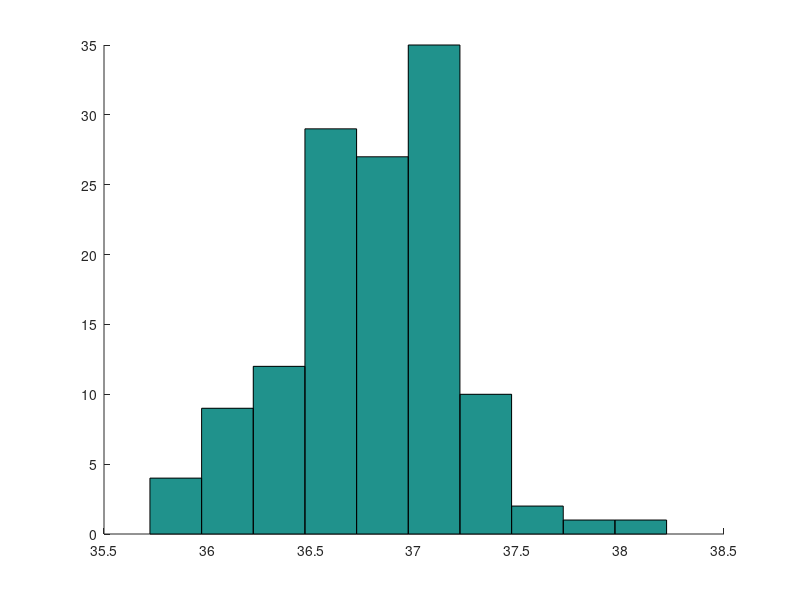
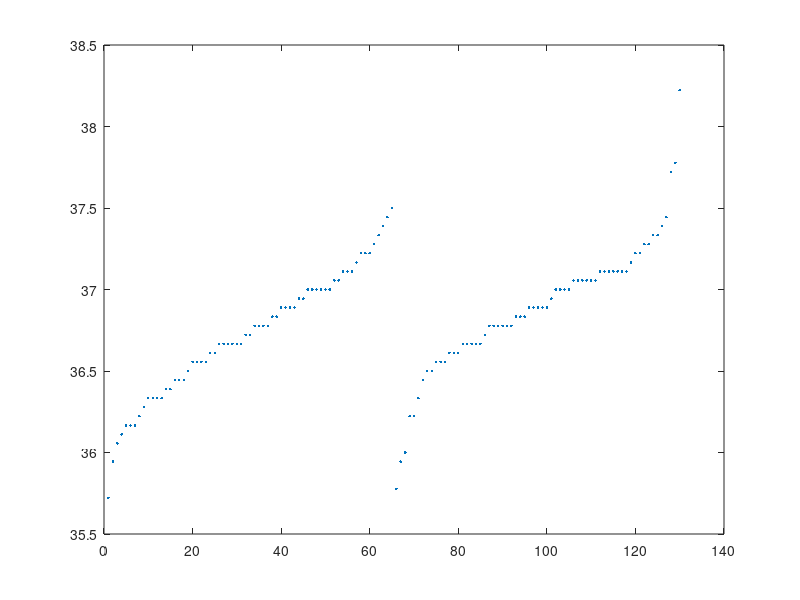
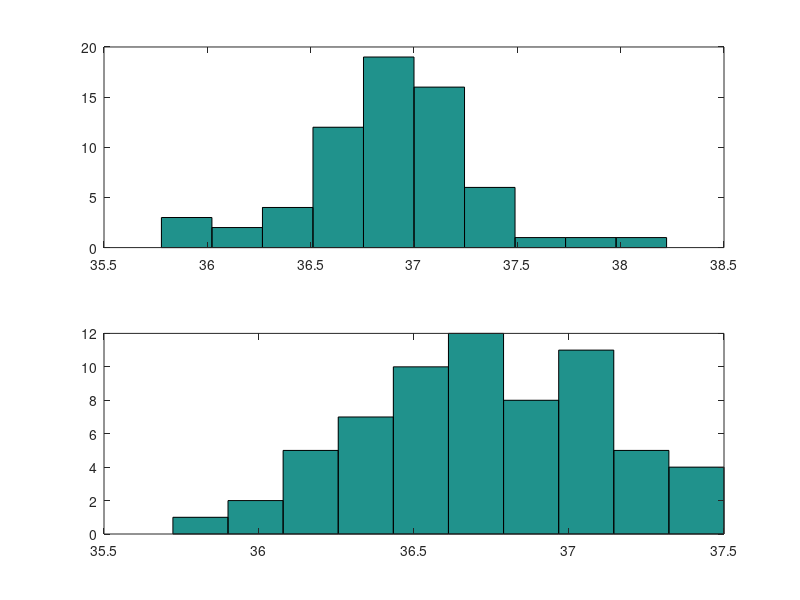
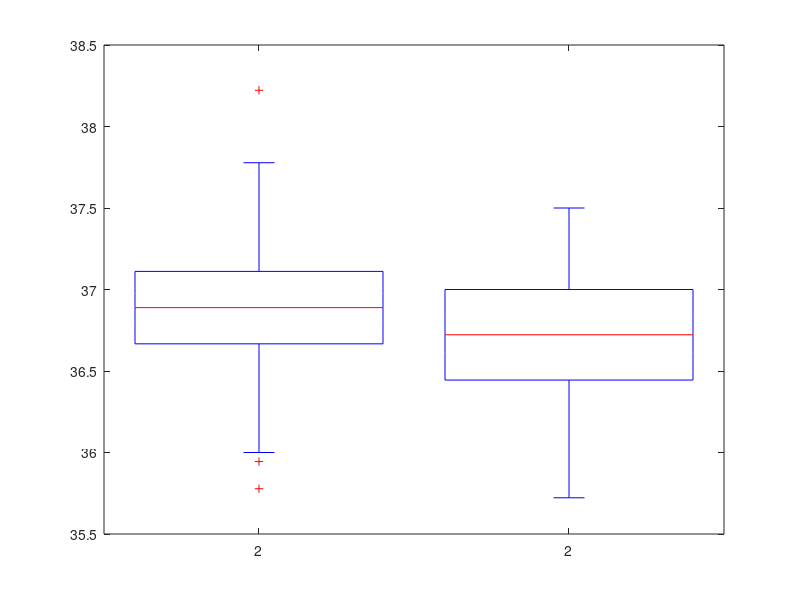

The MATLAB script that drew these images, in order: (Note: this script raises an error after producing the figures.)
%% 2.1
load kroppsTemp.mat;
% whos T; % Helt onödigt

figure(1)
hist(T(:,1));
figure()
plot(T(:,1),'.');

figure()
subplot(211)
hist(T(T(:,2)==1, 1))
subplot(212)
hist(T(T(:,2)==2, 1))
figure()
boxplot(T(:,1), T(:,2)) % Boxplot

% Sorterad data
figure(6)
plot(sort(T(:,1)), 1:size(T,1), '.r')

ratio = mean(T(:,1)<=37);
disp(['Sannolikheten att ha kroppstemp <= 37 är: ', num2str(ratio)]);

% Dessa skriver bara ut boolska arrays. Ointressant. Bättre att
% ta medel av dem
% T(:,1)
% T(:,1)<=37
% T(:,1)<=36.5
% T(:,1)<=38
disp(['Medelkroppstemperaturen är: ', num2str(mean(T(:,1)))])
disp(['Andel under 37 grader: ', num2str(mean(T(:,1)<=37))])
disp(['Andel under 36.5 grader: ', num2str(mean(T(:,1)<=36.5))])
disp(['Andel under 38 grader: ', num2str(mean(T(:,1)<=38))])
disp(['Andel under 36.8 grader: ', num2str(mean(T(:,1)<=36.8))])
disp(['Andel under 37.5 grader: ', num2str(mean(T(:,1)<=37.5))])

figure()
stairs(sort(T(:,1)),(1:size(T(:,1),1))/size(T(:,1),1))
grid on

%% 2.2

% µ
mu = mean(T(:,1));
% Standardavvikelse
sigma = std(T(:,1));

figure(1)
hist(T(:,1), 'Normalization', 'pdf') % Normalisera till area == 1
x = linspace(35.5, 38.5, 1e2); % Skapar x-vektor
hold on
plot(x, normpdf(x, mu, sigma))
hold off

figure(6)
stairs(sort(T(:,1)),(1:size(T(:,1),1))/size(T(:,1),1), '-r')
grid on
hold on
plot(x, normcdf(x,mu,sigma))
hold off

%% 2.3

data = normrnd(mu, sigma, 1, 2000); % Simulerar 2000 nya datapunkter med föregående fördelning
figure()
hist(data, 'Normalization', 'pdf');
hold on
plot(x, normpdf(x, mu, sigma))
hold off

figure()
stairs(sort(data), (1:length(data))/length(data), '.-g')
hold on
plot(x, normcdf(x, mu, sigma))
hold off
grid on

under_37 = normspec([-Inf 37], mu, sigma);
disp(['Andelen som är under 37 grader är för simuleringen: ', num2str(under_37)])

%% 2.4

x_005 = norminv(1 - 0.05, mu, sigma);
disp(['Kvantilen för 0.05 är: ', x_005])

%% 2.5

x2 = linspace(0, 10, 1000);

% Ritar ut normalfördelning för lite olika µ och sigma
figure()
plot(x2, normpdf(x2, 2, 0.5))
hold on
plot(x2, normpdf(x2,7,0.5))
plot(x2, normpdf(x2, 5, 2))
plot(x2, normpdf(x2, 5, 0.2))
hold off
xlabel('\it x')
title('Täthetsfunktioner, f(x)')
% Lägger till labels
label = 'µ=%g , σ=%g';
legend(sprintf(label, 2, 0.5), sprintf(label, 7, 0.5), sprintf(label, 5, 2), sprintf(label, 5, 0.2))

% Fördelningsfunktioner
figure()
plot(x2, normcdf(x2, 2, 0.5))
hold on
plot(x2, normcdf(x2,7,0.5))
plot(x2, normcdf(x2, 5, 2))
plot(x2, normcdf(x2, 5, 0.2))
hold off
xlabel('x')
title('Fördelningsfunktioner, F(x)')
% Lägger till labels
label = 'µ=%g , σ=%g';
legend(sprintf(label, 2, 0.5), sprintf(label, 7, 0.5), sprintf(label, 5, 2), sprintf(label, 5, 0.2))

%% 3

u = rand(1000, 1);

% Ritar histogram
figure()
subplot(211)
hist(u)
title('Histogram över 1000 slumpmässiga tal')

% u = 1 - e^(-lambda*x) => x = -1 * ln(1-u) / lambda
% Vi använder detta för att transformera u -> x3
lambda = 3;
x3 = -1 .* log(1 - u) / lambda;
subplot(212)
hist(x3)
title({'Histogram över 1000 slumpmässiga tal efter', 'transform till exponentialfördelning, \lambda = 3'})






